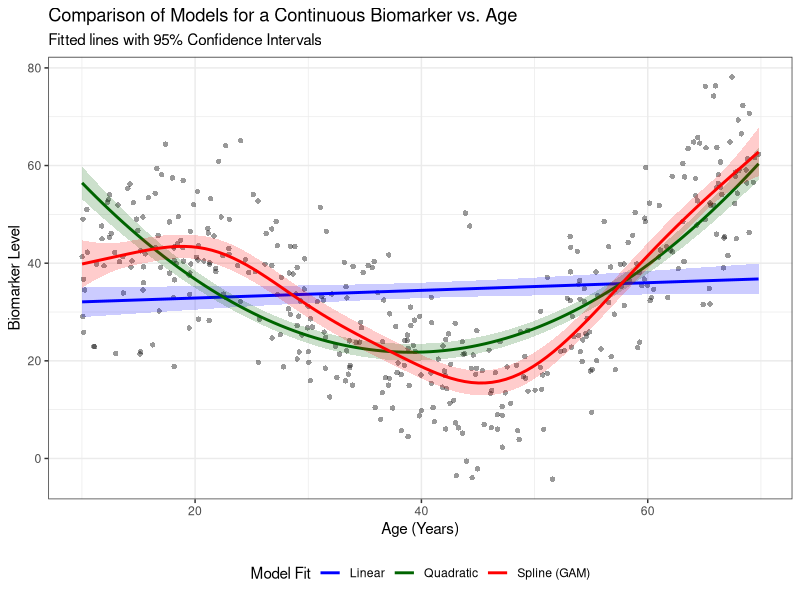

Write the R code that produced this figure.
## ---- chunk 1
knitr::opts_chunk$set(echo = TRUE)
## ---- chunk 2
#----------------------------------------------------------------#
# Step 1: Load Necessary Libraries
#----------------------------------------------------------------#
# mgcv for fitting GAMs (spline models)
# ggplot2 for advanced data visualization
library(mgcv)
library(ggplot2)

# Set a seed for reproducibility of the simulated data
set.seed(42)

#----------------------------------------------------------------#
# Step 2: Simulate Data with a Continuous Outcome
#----------------------------------------------------------------#
# We will create a dataset where the true relationship between age
# and a continuous biomarker is non-linear.

# Number of individuals in our study
n <- 400

# Simulate age, ranging from 10 to 70
age <- runif(n, 10, 70)

# Define a complex true relationship for the mean of the biomarker.
# We'll use a similar sine wave function to create a "wiggly" pattern.
true_mean_biomarker <- 15 + 0.5 * age + 20 * sin(age / 10)

# Simulate the final continuous outcome by adding normally distributed noise
# The 'sd' (standard deviation) of the noise determines how scattered the points are.
biomarker <- rnorm(n, mean = true_mean_biomarker, sd = 10)

# Create our final data frame
sim_data_cont <- data.frame(age, biomarker)

# Optional: Take a quick look at the data
head(sim_data_cont)
# plot(sim_data_cont$age, sim_data_cont$biomarker) # Quick check of the raw data


#----------------------------------------------------------------#
# Step 3: Fit the Models
#----------------------------------------------------------------#

### Model 1: Linear Model (lm) ###
# This model assumes the biomarker value changes linearly with age.
fit_linear <- lm(biomarker ~ age, data = sim_data_cont)

### Model 2: Quadratic Model (lm) ###
# We use poly(age, 2) which is the recommended, stable way to fit a quadratic model.
fit_quad <- lm(biomarker ~ poly(age, 2), data = sim_data_cont)

### Model 3: Spline Model (GAM) ###
# This GAM fits a flexible smooth of age. By default, gam() with no family
# specified assumes a continuous outcome (family = gaussian).
fit_spline <- gam(biomarker ~ s(age), data = sim_data_cont, method = "REML")


#----------------------------------------------------------------#
# Step 4: Examine Model Summaries
#----------------------------------------------------------------#
cat("--- Summary of Linear Model ---\n")
print(summary(fit_linear))
# Interpretation: Look at the 'Estimate' for 'age' and the overall 'R-squared'.

cat("\n--- Summary of Quadratic Model ---\n")
print(summary(fit_quad))
# Interpretation: Look at the significance of 'poly(age, 2)2' and the change in R-squared.

cat("\n--- Summary of Spline (GAM) Model ---\n")
print(summary(fit_spline))
# Interpretation: Look at the 'edf' for 's(age)' to assess non-linearity and the 'R-sq.(adj)'
# which tells you how much variance is explained by the model.


#----------------------------------------------------------------#
# Step 5: Prepare Data for Plotting
#----------------------------------------------------------------#
# Create a sequence of 100 age points for predicting smooth curves.
plot_data <- data.frame(age = seq(min(sim_data_cont$age), max(sim_data_cont$age), length.out = 100))

# Get predictions and standard errors from each model.
# For lm and gam with continuous outcomes, predictions are on the response scale directly.
pred_linear <- predict(fit_linear, newdata = plot_data, se.fit = TRUE)
pred_quad <- predict(fit_quad, newdata = plot_data, se.fit = TRUE)
pred_spline <- predict(fit_spline, newdata = plot_data, se.fit = TRUE)

# Add predictions and confidence intervals to our plotting data frame
# The calculation is simpler as no link function transformation is needed.
plot_data$linear_fit <- pred_linear$fit
plot_data$linear_lwr <- pred_linear$fit - 1.96 * pred_linear$se.fit
plot_data$linear_upr <- pred_linear$fit + 1.96 * pred_linear$se.fit

plot_data$quad_fit <- pred_quad$fit
plot_data$quad_lwr <- pred_quad$fit - 1.96 * pred_quad$se.fit
plot_data$quad_upr <- pred_quad$fit + 1.96 * pred_quad$se.fit

plot_data$spline_fit <- pred_spline$fit
plot_data$spline_lwr <- pred_spline$fit - 1.96 * pred_spline$se.fit
plot_data$spline_upr <- pred_spline$fit + 1.96 * pred_spline$se.fit


#----------------------------------------------------------------#
# Step 6: Create the Visualization
#----------------------------------------------------------------#
# We use ggplot2 to create a multi-layered plot showing the raw data
# and the fitted curves from all three models.

final_plot <- ggplot(sim_data_cont, aes(x = age, y = biomarker)) +
  # Layer 1: Raw data points
  geom_point(alpha = 0.4, shape = 16) +
  
  # Layer 2: Linear model fit (in blue)
  geom_ribbon(data = plot_data, aes(x = age, ymin = linear_lwr, ymax = linear_upr),
              fill = "blue", alpha = 0.2, inherit.aes = FALSE) +
  geom_line(data = plot_data, aes(x = age, y = linear_fit, color = "Linear"),
            linewidth = 1) +
  
  # Layer 3: Quadratic model fit (in green)
  geom_ribbon(data = plot_data, aes(x = age, ymin = quad_lwr, ymax = quad_upr),
              fill = "darkgreen", alpha = 0.2, inherit.aes = FALSE) +
  geom_line(data = plot_data, aes(x = age, y = quad_fit, color = "Quadratic"),
            linewidth = 1) +
  
  # Layer 4: Spline model fit (in red)
  geom_ribbon(data = plot_data, aes(x = age, ymin = spline_lwr, ymax = spline_upr),
              fill = "red", alpha = 0.2, inherit.aes = FALSE) +
  geom_line(data = plot_data, aes(x = age, y = spline_fit, color = "Spline (GAM)"),
            linewidth = 1) +
  
  # Layer 5: Aesthetics and labels
  scale_color_manual(name = "Model Fit",
                     values = c("Linear" = "blue", "Quadratic" = "darkgreen", "Spline (GAM)" = "red")) +
  labs(
    title = "Comparison of Models for a Continuous Biomarker vs. Age",
    subtitle = "Fitted lines with 95% Confidence Intervals",
    x = "Age (Years)",
    y = "Biomarker Level"
  ) +
  theme_bw() + # Using a different theme for variety
  theme(legend.position = "bottom")

# Print the final plot
print(final_plot)
